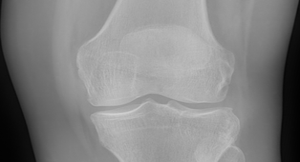
#> input picture model/train/0Normal/NormalG0 (112).png, 300 x 162 px, found by its file name; its folder holds only this picture in this run
$ python compute_hist.py
#> lines starting #> are read from the running program, lines starting #| are printed output that depends on the picture
import cv2
import os
import numpy as np

hists = []
train_dir = 'e:/projects/ZE/JPDL12-A Novel Method to Predict Knee Osteoarthritis/JPDL12-A Novel Method to Predict Knee Osteoarthritis/SOURCE CODE/Knee Osteoarthritis/model/train'
dirs = [os.path.join(train_dir, d) for d in os.listdir(train_dir)]
count = 0

for d in dirs:
    files = os.listdir(d)
    for f in files[:50]:
        p = os.path.join(d, f)
        img = cv2.imread(p, cv2.IMREAD_GRAYSCALE)
#> img is the input picture: shape (162, 300); min 2, max 210, mean 131.4
        if img is not None:
            img = cv2.resize(img, (224, 224))
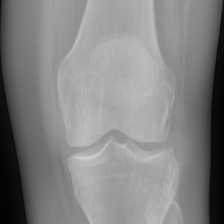
#> img: shape (224, 224); min 2, max 208, mean 131.3
            hist = cv2.calcHist([img], [0], None, [256], [0, 256])
#> hist = 256 values, max 1068 at index 172, min 0 at index 0, mean 196
            cv2.normalize(hist, hist, alpha=0, beta=1, norm_type=cv2.NORM_MINMAX)
            hists.append(hist)
            count += 1
#> pass 2 of the loop `for d in dirs:`:
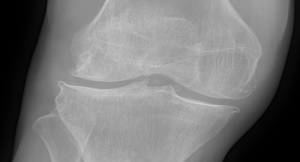
#> input picture model/train/1Doubtful/DoubtfulG1 (100).png, 300 x 162 px, found by its file name
#> img is the input picture: shape (162, 300); min 0, max 210, mean 119.1
#> `img = cv2.resize(img, (224, 224))`:
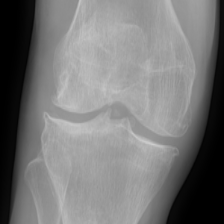
#> img: shape (224, 224); min 0, max 206, mean 118.9
#> hist = 256 values, max 3402 at index 0, min 0 at index 203, mean 196

avg_hist = np.mean(hists, axis=0)
#> avg_hist = 256 values, max 0.594 at index 172, min 0 at index 209, mean 0.121
np.save('avg_knee_hist.npy', avg_hist)
print(f'Saved avg hist from {count} images')
